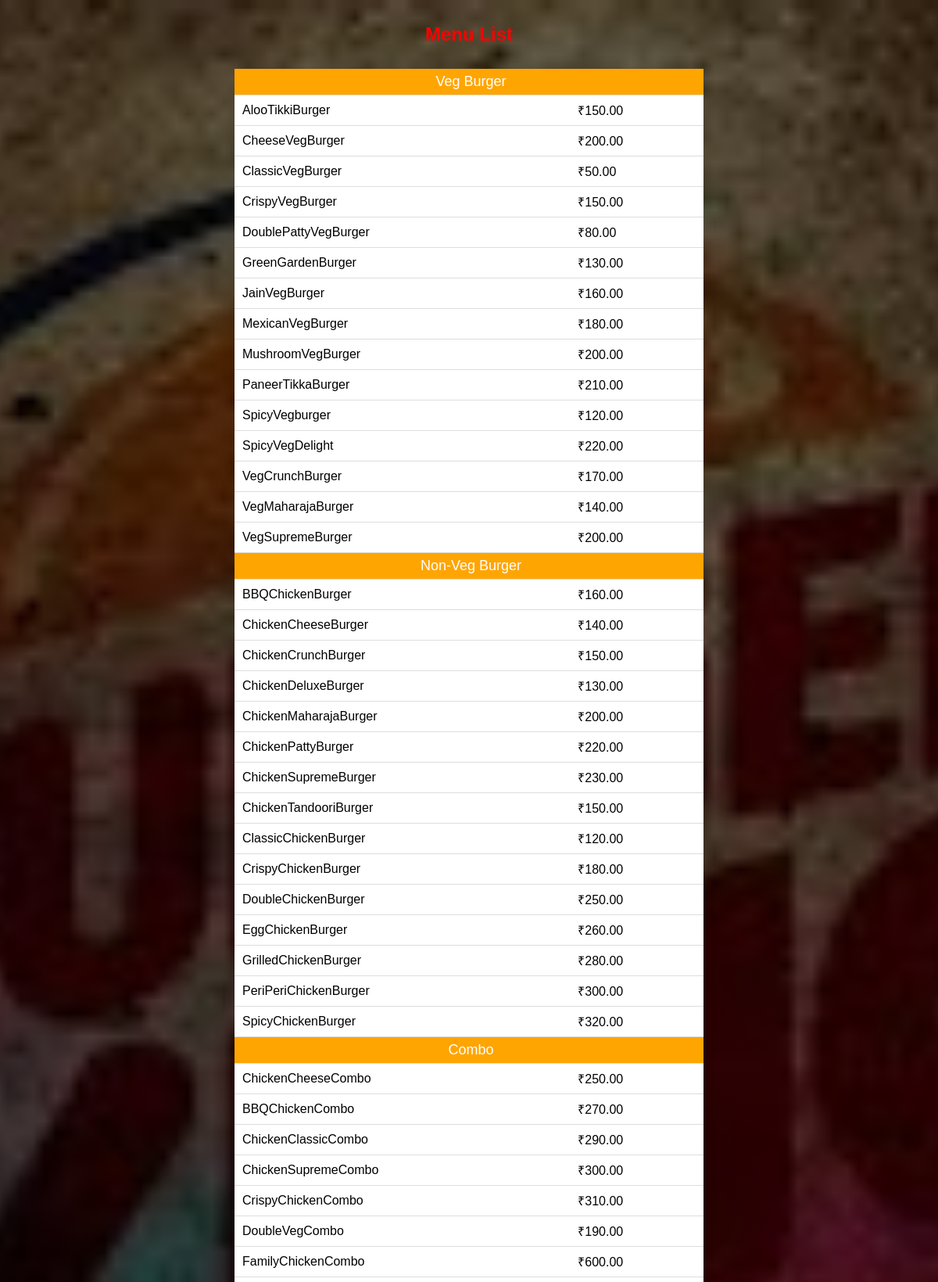
Page /burgers.php (upper part) on the committed database.
### tables this page shows
CREATE TABLE `products` (
  `id` int(11) NOT NULL,
  `name` varchar(100) NOT NULL,
  `price` decimal(8,2) NOT NULL DEFAULT 0.00,
  `category` varchar(20) NOT NULL DEFAULT 'Drink'
);

### burgers.php (the view, shortened to what this page needs)
<?php
include 'config.php';
$sql = "SELECT name, price FROM products";
$result = mysqli_query($conn, $sql);
$categories = [
    "Veg Burger" => ["AlooTikkiBurger","CheeseVegBurger","ClassicVegBurger", "CrispyVegBurger","DoublePattyVegBurger", "GreenGardenBurger","JainVegBurger","MexicanVegBurger","MushroomVegBurger","PaneerTikkaBurger","SpicyVegburger","SpicyVegDelight","VegCrunchBurger","VegMaharajaBurger","VegSupremeBurger"],
    "Non-Veg Burger" => ["BBQChickenBurger","ChickenCheeseBurger","ChickenCrunchBurger","ChickenDeluxeBurger","ChickenMaharajaBurger","ChickenPattyBurger","ChickenSupremeBurger","ChickenTandooriBurger","ClassicChickenBurger","CrispyChickenBurger","DoubleChickenBurger","EggChickenBurger","GrilledChickenBurger","PeriPeriChickenBurger","SpicyChickenBurger"],
    "Combo" => ["ChickenCheeseCombo","BBQChickenCombo","ChickenClassicCombo","ChickenSupremeCombo","CrispyChickenCombo","DoubleVegCombo","FamilyChickenCombo","FamilyVegCombo","MaharajaChickenCombo","MaharajaVegCombo","PaneerBurgerCombo","PeriPeriChickenCombo","VegCheeseCombo","VegClassicCombo","VegSupremeCombo"],
    "Drink" => ["ChocolateShake","CocaCola","ColdCoffee","Fanta","LemonIcedTea","Limca","MangoShake","MineralWater","OreoShake","PeachIcedTea","Pepsi","Sprite","StrawberryShake","ThumsUp","VanillaShake"]
];
$allItems = [];
while($row = mysqli_fetch_assoc($result)){
    $allItems[] = $row;
}
function getCategory($name, $categories){
    foreach($categories as $cat => $items){
        if(in_array($name, $items)){
            return $cat;
        }
    }
    return "Drink";
}
?>
<!DOCTYPE html>
<html>
<head>
</head>
<body>
<h2 style="color:red;">Menu List</h2>
<table>
<?php
foreach(["Veg Burger","Non-Veg Burger","Combo","Drink"] as $cat){
    echo "<tr><td colspan='3' class='category-header'>{$cat}</td></tr>";
    foreach($allItems as $row){
        $category = getCategory($row['name'], $categories);
        if($category == $cat){
            echo "<tr>
                    <td>{$row['name']}</td>
                    <td>₹{$row['price']}</td>
                  </tr>";
        }
    }
}
?>
</table>
</body>
</html>

### burgers.php (style rules this page uses)
body { font-family: Arial; background: linear-gradient(rgba(0,0,0,0.6), rgba(0,0,0,0.6)), url('Assets/images.png') no-repeat center center fixed; background-size: cover; color:black; margin:0; text-align:center; }
h2 { margin-top: 30px; color: #2f3542; }
table { margin: 30px auto; border-collapse: collapse; width: 50%; background: white; box-shadow: 0 5px 15px rgba(0,0,0,0.15); }
td { padding:8px 10px; border-bottom: 1px solid #ddd; text-align: left; }
.category-header { background: #ffa502; color: white; font-size: 18px; text-align: center; padding: 6px 10px; padding-left: 15px; }

### rows in the picture
products: name "AlooTikkiBurger", price "150.00"
products: name "CheeseVegBurger", price "200.00"
products: name "ClassicVegBurger", price "50.00"
products: name "CrispyVegBurger", price "150.00"
products: name "DoublePattyVegBurger", price "80.00"
products: name "GreenGardenBurger", price "130.00"
products: name "JainVegBurger", price "160.00"
products: name "MexicanVegBurger", price "180.00"
products: name "MushroomVegBurger", price "200.00"
products: name "PaneerTikkaBurger", price "210.00"
products: name "SpicyVegburger", price "120.00"
products: name "SpicyVegDelight", price "220.00"
products: name "VegCrunchBurger", price "170.00"
products: name "VegMaharajaBurger", price "140.00"
products: name "VegSupremeBurger", price "200.00"
products: name "BBQChickenBurger", price "160.00"
products: name "ChickenCheeseBurger", price "140.00"
products: name "ChickenCrunchBurger", price "150.00"
products: name "ChickenDeluxeBurger", price "130.00"
products: name "ChickenMaharajaBurger", price "200.00"
products: name "ChickenPattyBurger", price "220.00"
products: name "ChickenSupremeBurger", price "230.00"
products: name "ChickenTandooriBurger", price "150.00"
products: name "ClassicChickenBurger", price "120.00"
products: name "CrispyChickenBurger", price "180.00"
products: name "DoubleChickenBurger", price "250.00"
products: name "EggChickenBurger", price "260.00"
products: name "GrilledChickenBurger", price "280.00"
products: name "PeriPeriChickenBurger", price "300.00"
products: name "SpicyChickenBurger", price "320.00"
products: name "ChickenCheeseCombo", price "250.00"
products: name "BBQChickenCombo", price "270.00"
products: name "ChickenClassicCombo", price "290.00"
products: name "ChickenSupremeCombo", price "300.00"
products: name "CrispyChickenCombo", price "310.00"
products: name "DoubleVegCombo", price "190.00"
products: name "FamilyChickenCombo", price "600.00"

### other values in the picture
$cat "Veg Burger"
$cat "Non-Veg Burger"
$cat "Combo"
